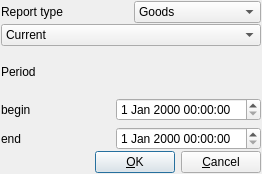
<?xml version="1.0" encoding="UTF-8"?>
<ui version="4.0">
 <class>dlgAdvReport</class>
 <widget class="QDialog" name="dlgAdvReport">
  <property name="geometry">
   <rect>
    <x>0</x>
    <y>0</y>
    <width>262</width>
    <height>174</height>
   </rect>
  </property>
  <property name="windowTitle">
   <string>dlgAdvReport</string>
  </property>
  <layout class="QGridLayout">
   <property name="leftMargin">
    <number>1</number>
   </property>
   <property name="topMargin">
    <number>1</number>
   </property>
   <property name="rightMargin">
    <number>1</number>
   </property>
   <property name="bottomMargin">
    <number>1</number>
   </property>
   <property name="spacing">
    <number>1</number>
   </property>
   <item row="3" column="0">
    <layout class="QVBoxLayout">
     <item>
      <layout class="QHBoxLayout">
       <item>
        <widget class="QLabel" name="lblBegin">
         <property name="text">
          <string>begin</string>
         </property>
         <property name="wordWrap">
          <bool>false</bool>
         </property>
        </widget>
       </item>
       <item>
        <widget class="QDateTimeEdit" name="dteBegin"/>
       </item>
      </layout>
     </item>
     <item>
      <layout class="QHBoxLayout">
       <item>
        <widget class="QLabel" name="lblEnd">
         <property name="text">
          <string>end</string>
         </property>
         <property name="wordWrap">
          <bool>false</bool>
         </property>
        </widget>
       </item>
       <item>
        <widget class="QDateTimeEdit" name="dteEnd"/>
       </item>
      </layout>
     </item>
    </layout>
   </item>
   <item row="4" column="0">
    <layout class="QHBoxLayout">
     <property name="spacing">
      <number>6</number>
     </property>
     <property name="leftMargin">
      <number>0</number>
     </property>
     <property name="topMargin">
      <number>0</number>
     </property>
     <property name="rightMargin">
      <number>0</number>
     </property>
     <property name="bottomMargin">
      <number>0</number>
     </property>
     <item>
      <spacer name="Horizontal Spacing2">
       <property name="orientation">
        <enum>Qt::Horizontal</enum>
       </property>
       <property name="sizeType">
        <enum>QSizePolicy::Expanding</enum>
       </property>
       <property name="sizeHint" stdset="0">
        <size>
         <width>20</width>
         <height>20</height>
        </size>
       </property>
      </spacer>
     </item>
     <item>
      <widget class="QPushButton" name="buttonOk">
       <property name="text">
        <string>&amp;OK</string>
       </property>
       <property name="icon">
        <iconset resource="aldebaran.qrc">
         <normaloff>:/images/ok.png</normaloff>:/images/ok.png</iconset>
       </property>
       <property name="shortcut">
        <string/>
       </property>
       <property name="autoDefault">
        <bool>true</bool>
       </property>
       <property name="default">
        <bool>true</bool>
       </property>
      </widget>
     </item>
     <item>
      <widget class="QPushButton" name="buttonCancel">
       <property name="text">
        <string>&amp;Cancel</string>
       </property>
       <property name="icon">
        <iconset resource="aldebaran.qrc">
         <normaloff>:/images/stop_cancel.png</normaloff>:/images/stop_cancel.png</iconset>
       </property>
       <property name="shortcut">
        <string/>
       </property>
       <property name="autoDefault">
        <bool>true</bool>
       </property>
      </widget>
     </item>
    </layout>
   </item>
   <item row="2" column="0">
    <widget class="QLabel" name="textLabel2">
     <property name="text">
      <string>Period</string>
     </property>
     <property name="wordWrap">
      <bool>false</bool>
     </property>
    </widget>
   </item>
   <item row="1" column="0">
    <widget class="QComboBox" name="cmbType">
     <item>
      <property name="text">
       <string>Current</string>
      </property>
     </item>
     <item>
      <property name="text">
       <string>Period</string>
      </property>
     </item>
    </widget>
   </item>
   <item row="0" column="0">
    <layout class="QHBoxLayout">
     <item>
      <widget class="QLabel" name="textLabel1">
       <property name="text">
        <string>Report type</string>
       </property>
       <property name="wordWrap">
        <bool>false</bool>
       </property>
      </widget>
     </item>
     <item>
      <widget class="QComboBox" name="cmbReport">
       <item>
        <property name="text">
         <string>Goods</string>
        </property>
       </item>
       <item>
        <property name="text">
         <string>Hourly</string>
        </property>
       </item>
       <item>
        <property name="text">
         <string>Checks</string>
        </property>
       </item>
       <item>
        <property name="text">
         <string>Discounts</string>
        </property>
       </item>
      </widget>
     </item>
    </layout>
   </item>
  </layout>
 </widget>
 <layoutdefault spacing="6" margin="11"/>
 <pixmapfunction>qPixmapFromMimeSource</pixmapfunction>
 <includes>
  <include location="global">qdatetime.h</include>
 </includes>
 <resources>
  <include location="aldebaran.qrc"/>
 </resources>
 <connections>
  <connection>
   <sender>buttonOk</sender>
   <signal>clicked()</signal>
   <receiver>dlgAdvReport</receiver>
   <slot>accept()</slot>
   <hints>
    <hint type="sourcelabel">
     <x>20</x>
     <y>20</y>
    </hint>
    <hint type="destinationlabel">
     <x>20</x>
     <y>20</y>
    </hint>
   </hints>
  </connection>
  <connection>
   <sender>buttonCancel</sender>
   <signal>clicked()</signal>
   <receiver>dlgAdvReport</receiver>
   <slot>reject()</slot>
   <hints>
    <hint type="sourcelabel">
     <x>20</x>
     <y>20</y>
    </hint>
    <hint type="destinationlabel">
     <x>20</x>
     <y>20</y>
    </hint>
   </hints>
  </connection>
  <connection>
   <sender>cmbType</sender>
   <signal>activated(int)</signal>
   <receiver>dlgAdvReport</receiver>
   <slot>refresh(int)</slot>
   <hints>
    <hint type="sourcelabel">
     <x>20</x>
     <y>20</y>
    </hint>
    <hint type="destinationlabel">
     <x>20</x>
     <y>20</y>
    </hint>
   </hints>
  </connection>
 </connections>
</ui>
